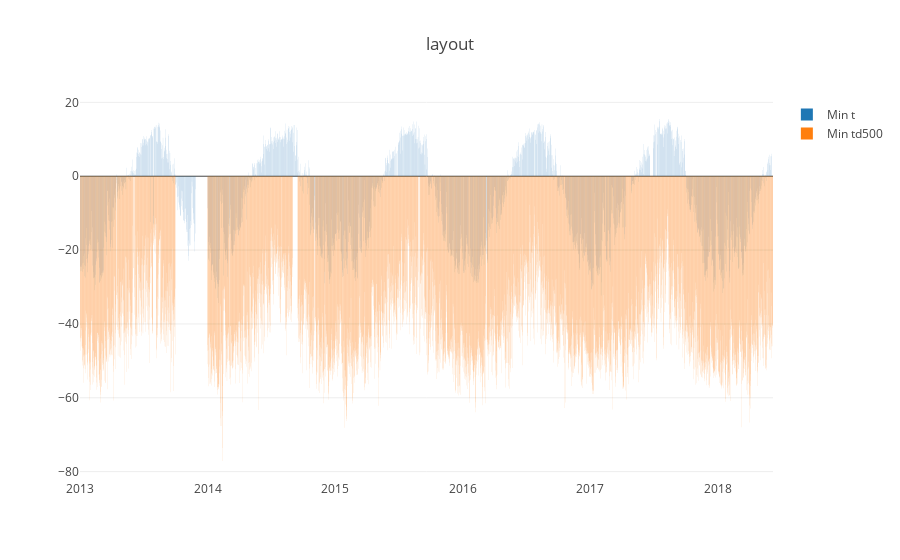

The code cell stored with this chart in its notebook:
### Code cell
trace0 = go.Bar(
    x=df_min.index,
    y=df_min.value,
    name='Min t')

trace1 = go.Bar(
    x=df['actual_date'],
    y=df['min td500'],
    name='Min td500')

date = [trace0, trace1]
layout = {'title' : 'layout'}

fig = go.Figure(data=date, layout=layout)

iplot(fig, show_link=False)

### Figure 1 — Plotly figure (JSON) as saved in the notebook; plotly's stock layout.template omitted (floating-point values rounded to 4 significant figures; data arrays with more than 128 entries replaced by an {"elided": "..."} marker saying what was removed)
{"data": [{"name": "Min t", "type": "bar", "uid": "140f2cfc-327a-48b1-a778-2cd6cb9d519d", "x": {"elided": "1897 str values"}, "y": {"elided": "1897 float values"}}, {"name": "Min td500", "type": "bar", "uid": "fe6e0865-79a5-41d1-808f-d774365d59c0", "x": {"elided": "3723 str values"}, "y": {"elided": "3723 float values"}}], "layout": {"title": {"text": "layout"}}}
